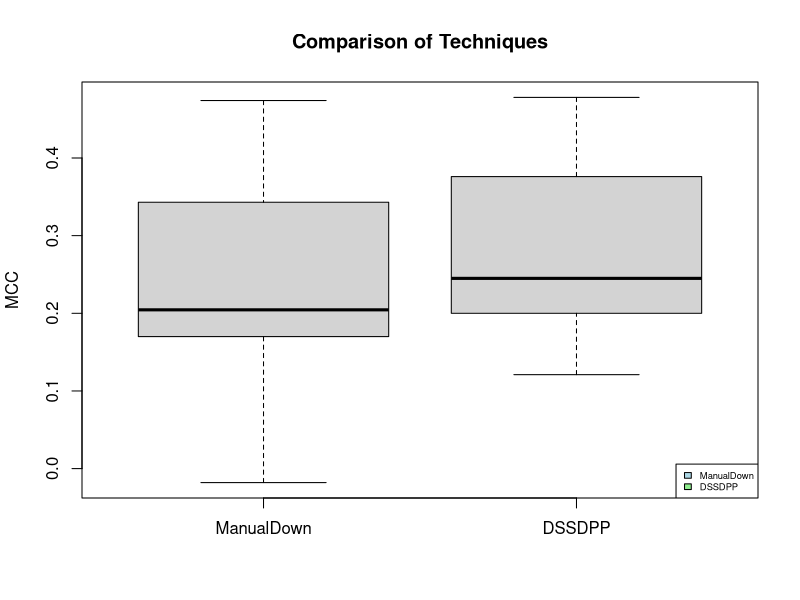

Write R code to recreate this figure.
# 读取CSV文件
data <- read.csv("3-(TSE23Li)AUCandMCC.csv", header = TRUE)

# 检查数据框的前几行，确保数据正确导入
head(data)

# 替换列名中的点为下划线
colnames(data) <- gsub("\\.", "_", colnames(data))

# 使用原始数据绘制箱型图
boxplot(data$manualDown_MCC,data$DSSDPP_MCC,
        names=c("ManualDown", "DSSDPP"),
        main="Comparison of Techniques" , ylab="MCC")

# 添加图例说明，并调整位置以避免遮挡图像
legend( legend=c("ManualDown", "DSSDPP"), 
        fill=c("lightblue", "lightgreen", "pink"),
        "bottomright",cex=0.565) # cex调整图例大小